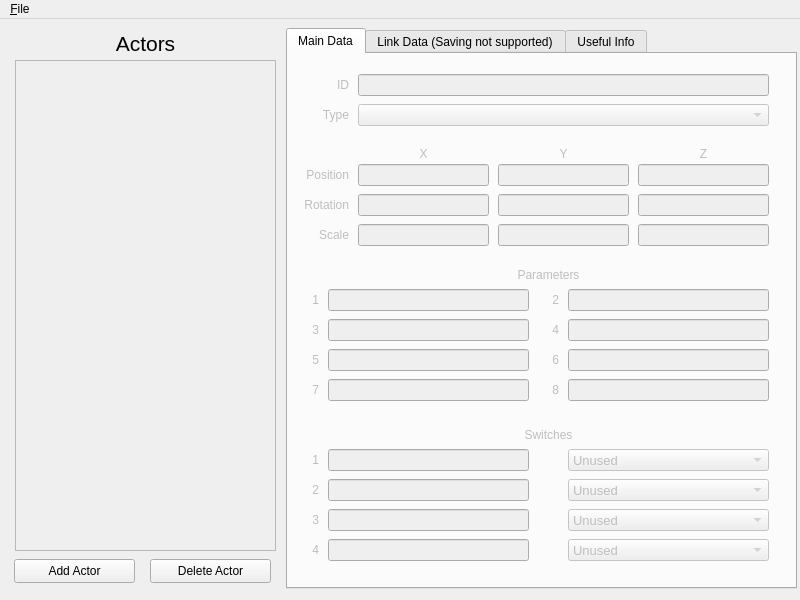
<?xml version="1.0" encoding="UTF-8"?>
<ui version="4.0">
 <class>MainWindow</class>
 <widget class="QMainWindow" name="MainWindow">
  <property name="geometry">
   <rect>
    <x>0</x>
    <y>0</y>
    <width>800</width>
    <height>600</height>
   </rect>
  </property>
  <property name="minimumSize">
   <size>
    <width>800</width>
    <height>600</height>
   </size>
  </property>
  <property name="baseSize">
   <size>
    <width>800</width>
    <height>600</height>
   </size>
  </property>
  <property name="windowTitle">
   <string>MainWindow</string>
  </property>
  <widget class="QWidget" name="centralwidget">
   <widget class="QLabel" name="label_2">
    <property name="geometry">
     <rect>
      <x>20</x>
      <y>6</y>
      <width>251</width>
      <height>31</height>
     </rect>
    </property>
    <property name="font">
     <font>
      <pointsize>16</pointsize>
     </font>
    </property>
    <property name="text">
     <string>Actors</string>
    </property>
    <property name="alignment">
     <set>Qt::AlignBottom|Qt::AlignHCenter</set>
    </property>
   </widget>
   <widget class="QListWidget" name="listWidget">
    <property name="enabled">
     <bool>false</bool>
    </property>
    <property name="geometry">
     <rect>
      <x>15</x>
      <y>41</y>
      <width>261</width>
      <height>491</height>
     </rect>
    </property>
   </widget>
   <widget class="QPushButton" name="addButton">
    <property name="geometry">
     <rect>
      <x>14</x>
      <y>540</y>
      <width>121</width>
      <height>24</height>
     </rect>
    </property>
    <property name="text">
     <string>Add Actor</string>
    </property>
   </widget>
   <widget class="QPushButton" name="delButton">
    <property name="geometry">
     <rect>
      <x>150</x>
      <y>540</y>
      <width>121</width>
      <height>24</height>
     </rect>
    </property>
    <property name="text">
     <string>Delete Actor</string>
    </property>
   </widget>
   <widget class="QTabWidget" name="tabWidget">
    <property name="enabled">
     <bool>true</bool>
    </property>
    <property name="geometry">
     <rect>
      <x>286</x>
      <y>9</y>
      <width>511</width>
      <height>561</height>
     </rect>
    </property>
    <property name="currentIndex">
     <number>0</number>
    </property>
    <widget class="QWidget" name="tab">
     <attribute name="title">
      <string>Main Data</string>
     </attribute>
     <widget class="QGroupBox" name="groupBox">
      <property name="geometry">
       <rect>
        <x>0</x>
        <y>0</y>
        <width>511</width>
        <height>541</height>
       </rect>
      </property>
      <property name="font">
       <font>
        <pointsize>16</pointsize>
       </font>
      </property>
      <property name="styleSheet">
       <string notr="true">QGroupBox#groupBox {border:0;}</string>
      </property>
      <property name="title">
       <string/>
      </property>
      <property name="alignment">
       <set>Qt::AlignCenter</set>
      </property>
      <property name="flat">
       <bool>true</bool>
      </property>
      <widget class="QLabel" name="label_4">
       <property name="enabled">
        <bool>false</bool>
       </property>
       <property name="geometry">
        <rect>
         <x>10</x>
         <y>50</y>
         <width>51</width>
         <height>22</height>
        </rect>
       </property>
       <property name="font">
        <font>
         <pointsize>9</pointsize>
        </font>
       </property>
       <property name="text">
        <string>Type</string>
       </property>
       <property name="alignment">
        <set>Qt::AlignRight|Qt::AlignTrailing|Qt::AlignVCenter</set>
       </property>
      </widget>
      <widget class="QLineEdit" name="dataPos_X">
       <property name="enabled">
        <bool>false</bool>
       </property>
       <property name="geometry">
        <rect>
         <x>70</x>
         <y>110</y>
         <width>131</width>
         <height>22</height>
        </rect>
       </property>
       <property name="font">
        <font>
         <pointsize>10</pointsize>
        </font>
       </property>
      </widget>
      <widget class="QLabel" name="label_6">
       <property name="enabled">
        <bool>false</bool>
       </property>
       <property name="geometry">
        <rect>
         <x>10</x>
         <y>110</y>
         <width>51</width>
         <height>22</height>
        </rect>
       </property>
       <property name="font">
        <font>
         <pointsize>9</pointsize>
        </font>
       </property>
       <property name="text">
        <string>Position</string>
       </property>
       <property name="alignment">
        <set>Qt::AlignRight|Qt::AlignTrailing|Qt::AlignVCenter</set>
       </property>
      </widget>
      <widget class="QLineEdit" name="dataPos_Y">
       <property name="enabled">
        <bool>false</bool>
       </property>
       <property name="geometry">
        <rect>
         <x>210</x>
         <y>110</y>
         <width>131</width>
         <height>22</height>
        </rect>
       </property>
       <property name="font">
        <font>
         <pointsize>10</pointsize>
        </font>
       </property>
      </widget>
      <widget class="QLineEdit" name="dataPos_Z">
       <property name="enabled">
        <bool>false</bool>
       </property>
       <property name="geometry">
        <rect>
         <x>350</x>
         <y>110</y>
         <width>131</width>
         <height>22</height>
        </rect>
       </property>
       <property name="font">
        <font>
         <pointsize>10</pointsize>
        </font>
       </property>
      </widget>
      <widget class="QLineEdit" name="dataRot_Y">
       <property name="enabled">
        <bool>false</bool>
       </property>
       <property name="geometry">
        <rect>
         <x>210</x>
         <y>140</y>
         <width>131</width>
         <height>22</height>
        </rect>
       </property>
       <property name="font">
        <font>
         <pointsize>10</pointsize>
        </font>
       </property>
      </widget>
      <widget class="QLabel" name="label_7">
       <property name="enabled">
        <bool>false</bool>
       </property>
       <property name="geometry">
        <rect>
         <x>10</x>
         <y>140</y>
         <width>51</width>
         <height>22</height>
        </rect>
       </property>
       <property name="font">
        <font>
         <pointsize>9</pointsize>
        </font>
       </property>
       <property name="text">
        <string>Rotation</string>
       </property>
       <property name="alignment">
        <set>Qt::AlignRight|Qt::AlignTrailing|Qt::AlignVCenter</set>
       </property>
      </widget>
      <widget class="QLineEdit" name="dataRot_X">
       <property name="enabled">
        <bool>false</bool>
       </property>
       <property name="geometry">
        <rect>
         <x>70</x>
         <y>140</y>
         <width>131</width>
         <height>22</height>
        </rect>
       </property>
       <property name="font">
        <font>
         <pointsize>10</pointsize>
        </font>
       </property>
      </widget>
      <widget class="QLineEdit" name="dataRot_Z">
       <property name="enabled">
        <bool>false</bool>
       </property>
       <property name="geometry">
        <rect>
         <x>350</x>
         <y>140</y>
         <width>131</width>
         <height>22</height>
        </rect>
       </property>
       <property name="font">
        <font>
         <pointsize>10</pointsize>
        </font>
       </property>
      </widget>
      <widget class="QLineEdit" name="dataScale_Y">
       <property name="enabled">
        <bool>false</bool>
       </property>
       <property name="geometry">
        <rect>
         <x>210</x>
         <y>170</y>
         <width>131</width>
         <height>22</height>
        </rect>
       </property>
       <property name="font">
        <font>
         <pointsize>10</pointsize>
        </font>
       </property>
      </widget>
      <widget class="QLabel" name="label_8">
       <property name="enabled">
        <bool>false</bool>
       </property>
       <property name="geometry">
        <rect>
         <x>10</x>
         <y>170</y>
         <width>51</width>
         <height>22</height>
        </rect>
       </property>
       <property name="font">
        <font>
         <pointsize>9</pointsize>
        </font>
       </property>
       <property name="text">
        <string>Scale</string>
       </property>
       <property name="alignment">
        <set>Qt::AlignRight|Qt::AlignTrailing|Qt::AlignVCenter</set>
       </property>
      </widget>
      <widget class="QLineEdit" name="dataScale_X">
       <property name="enabled">
        <bool>false</bool>
       </property>
       <property name="geometry">
        <rect>
         <x>70</x>
         <y>170</y>
         <width>131</width>
         <height>22</height>
        </rect>
       </property>
       <property name="font">
        <font>
         <pointsize>10</pointsize>
        </font>
       </property>
      </widget>
      <widget class="QLineEdit" name="dataScale_Z">
       <property name="enabled">
        <bool>false</bool>
       </property>
       <property name="geometry">
        <rect>
         <x>350</x>
         <y>170</y>
         <width>131</width>
         <height>22</height>
        </rect>
       </property>
       <property name="font">
        <font>
         <pointsize>10</pointsize>
        </font>
       </property>
      </widget>
      <widget class="QLabel" name="label_10">
       <property name="enabled">
        <bool>false</bool>
       </property>
       <property name="geometry">
        <rect>
         <x>70</x>
         <y>90</y>
         <width>131</width>
         <height>20</height>
        </rect>
       </property>
       <property name="font">
        <font>
         <pointsize>9</pointsize>
        </font>
       </property>
       <property name="text">
        <string>X</string>
       </property>
       <property name="alignment">
        <set>Qt::AlignCenter</set>
       </property>
      </widget>
      <widget class="QLabel" name="label_11">
       <property name="enabled">
        <bool>false</bool>
       </property>
       <property name="geometry">
        <rect>
         <x>210</x>
         <y>90</y>
         <width>131</width>
         <height>20</height>
        </rect>
       </property>
       <property name="font">
        <font>
         <pointsize>9</pointsize>
        </font>
       </property>
       <property name="text">
        <string>Y</string>
       </property>
       <property name="alignment">
        <set>Qt::AlignCenter</set>
       </property>
      </widget>
      <widget class="QLabel" name="label_12">
       <property name="enabled">
        <bool>false</bool>
       </property>
       <property name="geometry">
        <rect>
         <x>350</x>
         <y>90</y>
         <width>131</width>
         <height>20</height>
        </rect>
       </property>
       <property name="font">
        <font>
         <pointsize>9</pointsize>
        </font>
       </property>
       <property name="text">
        <string>Z</string>
       </property>
       <property name="alignment">
        <set>Qt::AlignCenter</set>
       </property>
      </widget>
      <widget class="QLineEdit" name="dataParameters_0">
       <property name="enabled">
        <bool>false</bool>
       </property>
       <property name="geometry">
        <rect>
         <x>40</x>
         <y>235</y>
         <width>201</width>
         <height>22</height>
        </rect>
       </property>
       <property name="font">
        <font>
         <pointsize>9</pointsize>
        </font>
       </property>
      </widget>
      <widget class="QLineEdit" name="dataParameters_1">
       <property name="enabled">
        <bool>false</bool>
       </property>
       <property name="geometry">
        <rect>
         <x>280</x>
         <y>235</y>
         <width>201</width>
         <height>22</height>
        </rect>
       </property>
       <property name="font">
        <font>
         <pointsize>9</pointsize>
        </font>
       </property>
      </widget>
      <widget class="QLabel" name="label_15">
       <property name="enabled">
        <bool>false</bool>
       </property>
       <property name="geometry">
        <rect>
         <x>40</x>
         <y>210</y>
         <width>441</width>
         <height>21</height>
        </rect>
       </property>
       <property name="font">
        <font>
         <pointsize>9</pointsize>
        </font>
       </property>
       <property name="text">
        <string>Parameters</string>
       </property>
       <property name="alignment">
        <set>Qt::AlignCenter</set>
       </property>
      </widget>
      <widget class="QLineEdit" name="dataParameters_2">
       <property name="enabled">
        <bool>false</bool>
       </property>
       <property name="geometry">
        <rect>
         <x>40</x>
         <y>265</y>
         <width>201</width>
         <height>22</height>
        </rect>
       </property>
       <property name="font">
        <font>
         <pointsize>9</pointsize>
        </font>
       </property>
      </widget>
      <widget class="QLineEdit" name="dataParameters_3">
       <property name="enabled">
        <bool>false</bool>
       </property>
       <property name="geometry">
        <rect>
         <x>280</x>
         <y>265</y>
         <width>201</width>
         <height>22</height>
        </rect>
       </property>
       <property name="font">
        <font>
         <pointsize>9</pointsize>
        </font>
       </property>
      </widget>
      <widget class="QLineEdit" name="dataParameters_6">
       <property name="enabled">
        <bool>false</bool>
       </property>
       <property name="geometry">
        <rect>
         <x>40</x>
         <y>325</y>
         <width>201</width>
         <height>22</height>
        </rect>
       </property>
       <property name="font">
        <font>
         <pointsize>9</pointsize>
        </font>
       </property>
      </widget>
      <widget class="QLineEdit" name="dataParameters_4">
       <property name="enabled">
        <bool>false</bool>
       </property>
       <property name="geometry">
        <rect>
         <x>40</x>
         <y>295</y>
         <width>201</width>
         <height>22</height>
        </rect>
       </property>
       <property name="font">
        <font>
         <pointsize>9</pointsize>
        </font>
       </property>
      </widget>
      <widget class="QLineEdit" name="dataParameters_7">
       <property name="enabled">
        <bool>false</bool>
       </property>
       <property name="geometry">
        <rect>
         <x>280</x>
         <y>325</y>
         <width>201</width>
         <height>22</height>
        </rect>
       </property>
       <property name="font">
        <font>
         <pointsize>9</pointsize>
        </font>
       </property>
      </widget>
      <widget class="QLineEdit" name="dataParameters_5">
       <property name="enabled">
        <bool>false</bool>
       </property>
       <property name="geometry">
        <rect>
         <x>280</x>
         <y>295</y>
         <width>201</width>
         <height>22</height>
        </rect>
       </property>
       <property name="font">
        <font>
         <pointsize>9</pointsize>
        </font>
       </property>
      </widget>
      <widget class="QLabel" name="label_16">
       <property name="enabled">
        <bool>false</bool>
       </property>
       <property name="geometry">
        <rect>
         <x>40</x>
         <y>370</y>
         <width>441</width>
         <height>21</height>
        </rect>
       </property>
       <property name="font">
        <font>
         <pointsize>9</pointsize>
        </font>
       </property>
       <property name="text">
        <string>Switches</string>
       </property>
       <property name="alignment">
        <set>Qt::AlignCenter</set>
       </property>
      </widget>
      <widget class="QLineEdit" name="dataSwitches_0">
       <property name="enabled">
        <bool>false</bool>
       </property>
       <property name="geometry">
        <rect>
         <x>40</x>
         <y>395</y>
         <width>201</width>
         <height>22</height>
        </rect>
       </property>
       <property name="font">
        <font>
         <pointsize>10</pointsize>
        </font>
       </property>
      </widget>
      <widget class="QComboBox" name="comboBox">
       <property name="enabled">
        <bool>false</bool>
       </property>
       <property name="geometry">
        <rect>
         <x>280</x>
         <y>395</y>
         <width>201</width>
         <height>22</height>
        </rect>
       </property>
       <property name="font">
        <font>
         <pointsize>10</pointsize>
        </font>
       </property>
       <property name="currentIndex">
        <number>4</number>
       </property>
       <item>
        <property name="text">
         <string>Local Flag</string>
        </property>
       </item>
       <item>
        <property name="text">
         <string>Global Flag</string>
        </property>
       </item>
       <item>
        <property name="text">
         <string>Hardcoded Value</string>
        </property>
       </item>
       <item>
        <property name="text">
         <string>Panel Flag</string>
        </property>
       </item>
       <item>
        <property name="text">
         <string>Unused</string>
        </property>
       </item>
      </widget>
      <widget class="QLabel" name="label_17">
       <property name="enabled">
        <bool>false</bool>
       </property>
       <property name="geometry">
        <rect>
         <x>10</x>
         <y>265</y>
         <width>21</width>
         <height>22</height>
        </rect>
       </property>
       <property name="font">
        <font>
         <pointsize>9</pointsize>
        </font>
       </property>
       <property name="text">
        <string>3</string>
       </property>
       <property name="alignment">
        <set>Qt::AlignRight|Qt::AlignTrailing|Qt::AlignVCenter</set>
       </property>
      </widget>
      <widget class="QLabel" name="label_18">
       <property name="enabled">
        <bool>false</bool>
       </property>
       <property name="geometry">
        <rect>
         <x>10</x>
         <y>295</y>
         <width>21</width>
         <height>22</height>
        </rect>
       </property>
       <property name="font">
        <font>
         <pointsize>9</pointsize>
        </font>
       </property>
       <property name="text">
        <string>5</string>
       </property>
       <property name="alignment">
        <set>Qt::AlignRight|Qt::AlignTrailing|Qt::AlignVCenter</set>
       </property>
      </widget>
      <widget class="QLabel" name="label_19">
       <property name="enabled">
        <bool>false</bool>
       </property>
       <property name="geometry">
        <rect>
         <x>10</x>
         <y>325</y>
         <width>21</width>
         <height>22</height>
        </rect>
       </property>
       <property name="font">
        <font>
         <pointsize>9</pointsize>
        </font>
       </property>
       <property name="text">
        <string>7</string>
       </property>
       <property name="alignment">
        <set>Qt::AlignRight|Qt::AlignTrailing|Qt::AlignVCenter</set>
       </property>
      </widget>
      <widget class="QLabel" name="label_20">
       <property name="enabled">
        <bool>false</bool>
       </property>
       <property name="geometry">
        <rect>
         <x>250</x>
         <y>265</y>
         <width>21</width>
         <height>22</height>
        </rect>
       </property>
       <property name="font">
        <font>
         <pointsize>9</pointsize>
        </font>
       </property>
       <property name="text">
        <string>4</string>
       </property>
       <property name="alignment">
        <set>Qt::AlignRight|Qt::AlignTrailing|Qt::AlignVCenter</set>
       </property>
      </widget>
      <widget class="QLabel" name="label_21">
       <property name="enabled">
        <bool>false</bool>
       </property>
       <property name="geometry">
        <rect>
         <x>250</x>
         <y>295</y>
         <width>21</width>
         <height>22</height>
        </rect>
       </property>
       <property name="font">
        <font>
         <pointsize>9</pointsize>
        </font>
       </property>
       <property name="text">
        <string>6</string>
       </property>
       <property name="alignment">
        <set>Qt::AlignRight|Qt::AlignTrailing|Qt::AlignVCenter</set>
       </property>
      </widget>
      <widget class="QLabel" name="label_22">
       <property name="enabled">
        <bool>false</bool>
       </property>
       <property name="geometry">
        <rect>
         <x>250</x>
         <y>325</y>
         <width>21</width>
         <height>22</height>
        </rect>
       </property>
       <property name="font">
        <font>
         <pointsize>9</pointsize>
        </font>
       </property>
       <property name="text">
        <string>8</string>
       </property>
       <property name="alignment">
        <set>Qt::AlignRight|Qt::AlignTrailing|Qt::AlignVCenter</set>
       </property>
      </widget>
      <widget class="QLabel" name="label_23">
       <property name="enabled">
        <bool>false</bool>
       </property>
       <property name="geometry">
        <rect>
         <x>10</x>
         <y>235</y>
         <width>21</width>
         <height>22</height>
        </rect>
       </property>
       <property name="font">
        <font>
         <pointsize>9</pointsize>
        </font>
       </property>
       <property name="text">
        <string>1</string>
       </property>
       <property name="alignment">
        <set>Qt::AlignRight|Qt::AlignTrailing|Qt::AlignVCenter</set>
       </property>
      </widget>
      <widget class="QLabel" name="label_24">
       <property name="enabled">
        <bool>false</bool>
       </property>
       <property name="geometry">
        <rect>
         <x>250</x>
         <y>235</y>
         <width>21</width>
         <height>22</height>
        </rect>
       </property>
       <property name="font">
        <font>
         <pointsize>9</pointsize>
        </font>
       </property>
       <property name="text">
        <string>2</string>
       </property>
       <property name="alignment">
        <set>Qt::AlignRight|Qt::AlignTrailing|Qt::AlignVCenter</set>
       </property>
      </widget>
      <widget class="QLabel" name="label_25">
       <property name="enabled">
        <bool>false</bool>
       </property>
       <property name="geometry">
        <rect>
         <x>10</x>
         <y>395</y>
         <width>21</width>
         <height>22</height>
        </rect>
       </property>
       <property name="font">
        <font>
         <pointsize>9</pointsize>
        </font>
       </property>
       <property name="text">
        <string>1</string>
       </property>
       <property name="alignment">
        <set>Qt::AlignRight|Qt::AlignTrailing|Qt::AlignVCenter</set>
       </property>
      </widget>
      <widget class="QLabel" name="label_26">
       <property name="enabled">
        <bool>false</bool>
       </property>
       <property name="geometry">
        <rect>
         <x>10</x>
         <y>425</y>
         <width>21</width>
         <height>22</height>
        </rect>
       </property>
       <property name="font">
        <font>
         <pointsize>9</pointsize>
        </font>
       </property>
       <property name="text">
        <string>2</string>
       </property>
       <property name="alignment">
        <set>Qt::AlignRight|Qt::AlignTrailing|Qt::AlignVCenter</set>
       </property>
      </widget>
      <widget class="QLineEdit" name="dataSwitches_1">
       <property name="enabled">
        <bool>false</bool>
       </property>
       <property name="geometry">
        <rect>
         <x>40</x>
         <y>425</y>
         <width>201</width>
         <height>22</height>
        </rect>
       </property>
       <property name="font">
        <font>
         <pointsize>10</pointsize>
        </font>
       </property>
      </widget>
      <widget class="QComboBox" name="comboBox_2">
       <property name="enabled">
        <bool>false</bool>
       </property>
       <property name="geometry">
        <rect>
         <x>280</x>
         <y>425</y>
         <width>201</width>
         <height>22</height>
        </rect>
       </property>
       <property name="font">
        <font>
         <pointsize>10</pointsize>
        </font>
       </property>
       <property name="currentIndex">
        <number>4</number>
       </property>
       <item>
        <property name="text">
         <string>Local Flag</string>
        </property>
       </item>
       <item>
        <property name="text">
         <string>Global Flag</string>
        </property>
       </item>
       <item>
        <property name="text">
         <string>Hardcoded Value</string>
        </property>
       </item>
       <item>
        <property name="text">
         <string>Panel Flag</string>
        </property>
       </item>
       <item>
        <property name="text">
         <string>Unused</string>
        </property>
       </item>
      </widget>
      <widget class="QLineEdit" name="dataSwitches_3">
       <property name="enabled">
        <bool>false</bool>
       </property>
       <property name="geometry">
        <rect>
         <x>40</x>
         <y>485</y>
         <width>201</width>
         <height>22</height>
        </rect>
       </property>
       <property name="font">
        <font>
         <pointsize>10</pointsize>
        </font>
       </property>
      </widget>
      <widget class="QLabel" name="label_27">
       <property name="enabled">
        <bool>false</bool>
       </property>
       <property name="geometry">
        <rect>
         <x>10</x>
         <y>455</y>
         <width>21</width>
         <height>22</height>
        </rect>
       </property>
       <property name="font">
        <font>
         <pointsize>9</pointsize>
        </font>
       </property>
       <property name="text">
        <string>3</string>
       </property>
       <property name="alignment">
        <set>Qt::AlignRight|Qt::AlignTrailing|Qt::AlignVCenter</set>
       </property>
      </widget>
      <widget class="QLabel" name="label_28">
       <property name="enabled">
        <bool>false</bool>
       </property>
       <property name="geometry">
        <rect>
         <x>10</x>
         <y>485</y>
         <width>21</width>
         <height>22</height>
        </rect>
       </property>
       <property name="font">
        <font>
         <pointsize>9</pointsize>
        </font>
       </property>
       <property name="text">
        <string>4</string>
       </property>
       <property name="alignment">
        <set>Qt::AlignRight|Qt::AlignTrailing|Qt::AlignVCenter</set>
       </property>
      </widget>
      <widget class="QComboBox" name="comboBox_4">
       <property name="enabled">
        <bool>false</bool>
       </property>
       <property name="geometry">
        <rect>
         <x>280</x>
         <y>485</y>
         <width>201</width>
         <height>22</height>
        </rect>
       </property>
       <property name="font">
        <font>
         <pointsize>10</pointsize>
        </font>
       </property>
       <property name="currentIndex">
        <number>4</number>
       </property>
       <item>
        <property name="text">
         <string>Local Flag</string>
        </property>
       </item>
       <item>
        <property name="text">
         <string>Global Flag</string>
        </property>
       </item>
       <item>
        <property name="text">
         <string>Hardcoded Value</string>
        </property>
       </item>
       <item>
        <property name="text">
         <string>Panel Flag</string>
        </property>
       </item>
       <item>
        <property name="text">
         <string>Unused</string>
        </property>
       </item>
      </widget>
      <widget class="QLineEdit" name="dataSwitches_2">
       <property name="enabled">
        <bool>false</bool>
       </property>
       <property name="geometry">
        <rect>
         <x>40</x>
         <y>455</y>
         <width>201</width>
         <height>22</height>
        </rect>
       </property>
       <property name="font">
        <font>
         <pointsize>10</pointsize>
        </font>
       </property>
      </widget>
      <widget class="QComboBox" name="comboBox_3">
       <property name="enabled">
        <bool>false</bool>
       </property>
       <property name="geometry">
        <rect>
         <x>280</x>
         <y>455</y>
         <width>201</width>
         <height>22</height>
        </rect>
       </property>
       <property name="font">
        <font>
         <pointsize>10</pointsize>
        </font>
       </property>
       <property name="currentIndex">
        <number>4</number>
       </property>
       <item>
        <property name="text">
         <string>Local Flag</string>
        </property>
       </item>
       <item>
        <property name="text">
         <string>Global Flag</string>
        </property>
       </item>
       <item>
        <property name="text">
         <string>Hardcoded Value</string>
        </property>
       </item>
       <item>
        <property name="text">
         <string>Panel Flag</string>
        </property>
       </item>
       <item>
        <property name="text">
         <string>Unused</string>
        </property>
       </item>
      </widget>
      <widget class="QComboBox" name="dataType">
       <property name="enabled">
        <bool>false</bool>
       </property>
       <property name="geometry">
        <rect>
         <x>70</x>
         <y>50</y>
         <width>411</width>
         <height>22</height>
        </rect>
       </property>
       <property name="font">
        <font>
         <pointsize>10</pointsize>
        </font>
       </property>
      </widget>
      <widget class="QLineEdit" name="ID_lineEdit">
       <property name="enabled">
        <bool>false</bool>
       </property>
       <property name="geometry">
        <rect>
         <x>70</x>
         <y>20</y>
         <width>411</width>
         <height>22</height>
        </rect>
       </property>
       <property name="readOnly">
        <bool>true</bool>
       </property>
      </widget>
      <widget class="QLabel" name="label_5">
       <property name="enabled">
        <bool>false</bool>
       </property>
       <property name="geometry">
        <rect>
         <x>10</x>
         <y>20</y>
         <width>51</width>
         <height>22</height>
        </rect>
       </property>
       <property name="font">
        <font>
         <pointsize>9</pointsize>
        </font>
       </property>
       <property name="text">
        <string>ID</string>
       </property>
       <property name="alignment">
        <set>Qt::AlignRight|Qt::AlignTrailing|Qt::AlignVCenter</set>
       </property>
      </widget>
     </widget>
    </widget>
    <widget class="QWidget" name="tab_2">
     <attribute name="title">
      <string>Link Data (Saving not supported)</string>
     </attribute>
     <widget class="QComboBox" name="comboBox_5">
      <property name="enabled">
       <bool>false</bool>
      </property>
      <property name="geometry">
       <rect>
        <x>10</x>
        <y>20</y>
        <width>151</width>
        <height>22</height>
       </rect>
      </property>
      <property name="currentText">
       <string>Is Enemy Actor:  False</string>
      </property>
      <property name="currentIndex">
       <number>0</number>
      </property>
      <item>
       <property name="text">
        <string>Is Enemy Actor:  False</string>
       </property>
      </item>
      <item>
       <property name="text">
        <string>Is Enemy Actor:  True</string>
       </property>
      </item>
     </widget>
     <widget class="QComboBox" name="comboBox_6">
      <property name="enabled">
       <bool>false</bool>
      </property>
      <property name="geometry">
       <rect>
        <x>175</x>
        <y>20</y>
        <width>151</width>
        <height>22</height>
       </rect>
      </property>
      <property name="currentIndex">
       <number>0</number>
      </property>
      <item>
       <property name="text">
        <string>Checks For Kills:  False</string>
       </property>
      </item>
      <item>
       <property name="text">
        <string>Checks For Kills:  True</string>
       </property>
      </item>
     </widget>
     <widget class="QComboBox" name="comboBox_7">
      <property name="enabled">
       <bool>false</bool>
      </property>
      <property name="geometry">
       <rect>
        <x>340</x>
        <y>20</y>
        <width>151</width>
        <height>22</height>
       </rect>
      </property>
      <property name="currentIndex">
       <number>0</number>
      </property>
      <item>
       <property name="text">
        <string>+Enemies Tile:  False</string>
       </property>
      </item>
      <item>
       <property name="text">
        <string>+Enemies Tile:  True</string>
       </property>
      </item>
     </widget>
     <widget class="QTextEdit" name="textEdit">
      <property name="geometry">
       <rect>
        <x>10</x>
        <y>60</y>
        <width>481</width>
        <height>461</height>
       </rect>
      </property>
     </widget>
    </widget>
    <widget class="QWidget" name="tab_3">
     <attribute name="title">
      <string>Useful Info</string>
     </attribute>
     <widget class="QLabel" name="label">
      <property name="geometry">
       <rect>
        <x>18</x>
        <y>25</y>
        <width>471</width>
        <height>491</height>
       </rect>
      </property>
      <property name="text">
       <string>1 tile position wise = 1.5 

 X position = left -&gt; right 

 Y position = down -&gt; up (gravity) 

 Z position = forward -&gt; backwards

When focused on a position, up arrow key moves it 1 tile in the positive direction
Down arrow for opposite

When focused on a rotation, the Y rotation is what you will usually want to edit
It will make it face in the direction of the arrow key



 I am working on a proper level viewer &amp; editor 
 It will open the flood gates to romhacks 
 Until then, please be patient :)</string>
      </property>
      <property name="textFormat">
       <enum>Qt::AutoText</enum>
      </property>
      <property name="alignment">
       <set>Qt::AlignLeading|Qt::AlignLeft|Qt::AlignTop</set>
      </property>
     </widget>
    </widget>
   </widget>
   <zorder>tabWidget</zorder>
   <zorder>label_2</zorder>
   <zorder>listWidget</zorder>
   <zorder>addButton</zorder>
   <zorder>delButton</zorder>
  </widget>
  <widget class="QMenuBar" name="menuBar">
   <property name="geometry">
    <rect>
     <x>0</x>
     <y>0</y>
     <width>800</width>
     <height>22</height>
    </rect>
   </property>
   <widget class="QMenu" name="menuFile">
    <property name="title">
     <string>&amp;File</string>
    </property>
    <addaction name="actionOpen"/>
    <addaction name="separator"/>
    <addaction name="actionSave"/>
    <addaction name="actionSaveAs"/>
    <addaction name="separator"/>
    <addaction name="actionClose"/>
   </widget>
   <addaction name="menuFile"/>
  </widget>
  <action name="actionOpen">
   <property name="text">
    <string>&amp;Open</string>
   </property>
  </action>
  <action name="actionSave">
   <property name="text">
    <string>&amp;Save</string>
   </property>
  </action>
  <action name="actionSaveAs">
   <property name="text">
    <string>&amp;Save As</string>
   </property>
  </action>
  <action name="actionClose">
   <property name="text">
    <string>&amp;Close</string>
   </property>
  </action>
  <action name="actionActors">
   <property name="text">
    <string>&amp;Actors</string>
   </property>
  </action>
  <action name="actionPoints">
   <property name="text">
    <string>&amp;Points</string>
   </property>
  </action>
  <action name="actionRails">
   <property name="text">
    <string>Rails</string>
   </property>
  </action>
  <action name="actionGrid">
   <property name="text">
    <string>&amp;Grid</string>
   </property>
  </action>
 </widget>
 <resources/>
 <connections/>
</ui>
